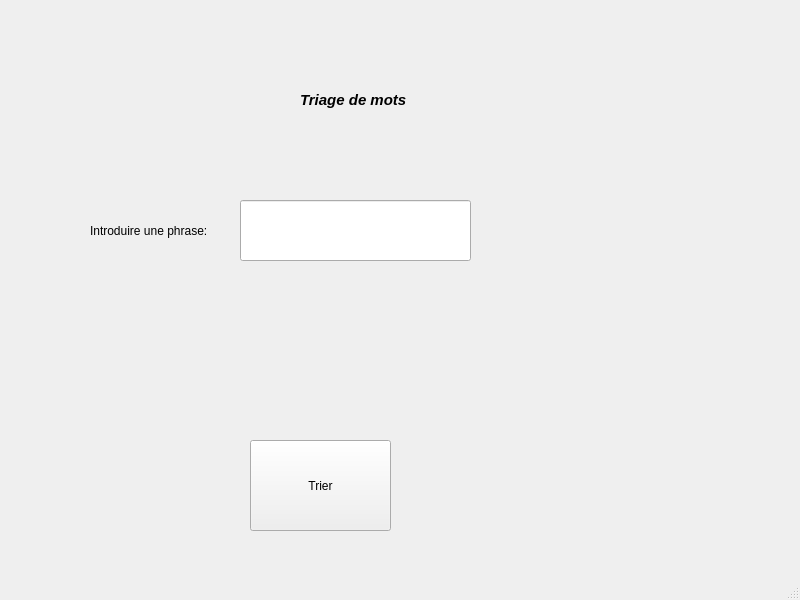
<?xml version="1.0" encoding="UTF-8"?>
<ui version="4.0">
 <class>MainWindow</class>
 <widget class="QMainWindow" name="MainWindow">
  <property name="geometry">
   <rect>
    <x>0</x>
    <y>0</y>
    <width>800</width>
    <height>600</height>
   </rect>
  </property>
  <property name="windowTitle">
   <string>MainWindow</string>
  </property>
  <widget class="QWidget" name="centralwidget">
   <widget class="QLabel" name="label">
    <property name="geometry">
     <rect>
      <x>300</x>
      <y>50</y>
      <width>351</width>
      <height>101</height>
     </rect>
    </property>
    <property name="text">
     <string>&lt;html&gt;&lt;head/&gt;&lt;body&gt;&lt;p&gt;&lt;span style=&quot; font-size:11pt; font-weight:600; font-style:italic;&quot;&gt;Triage de mots&lt;/span&gt;&lt;/p&gt;&lt;/body&gt;&lt;/html&gt;</string>
    </property>
   </widget>
   <widget class="QLabel" name="label_2">
    <property name="geometry">
     <rect>
      <x>90</x>
      <y>210</y>
      <width>221</width>
      <height>41</height>
     </rect>
    </property>
    <property name="text">
     <string>Introduire une phrase:</string>
    </property>
   </widget>
   <widget class="QPushButton" name="trier">
    <property name="geometry">
     <rect>
      <x>250</x>
      <y>440</y>
      <width>141</width>
      <height>91</height>
     </rect>
    </property>
    <property name="text">
     <string>Trier</string>
    </property>
   </widget>
   <widget class="QLabel" name="res">
    <property name="geometry">
     <rect>
      <x>340</x>
      <y>360</y>
      <width>361</width>
      <height>71</height>
     </rect>
    </property>
    <property name="text">
     <string/>
    </property>
   </widget>
   <widget class="QLineEdit" name="vn">
    <property name="geometry">
     <rect>
      <x>240</x>
      <y>200</y>
      <width>231</width>
      <height>61</height>
     </rect>
    </property>
   </widget>
  </widget>
  <widget class="QMenuBar" name="menubar">
   <property name="geometry">
    <rect>
     <x>0</x>
     <y>0</y>
     <width>800</width>
     <height>26</height>
    </rect>
   </property>
  </widget>
  <widget class="QStatusBar" name="statusbar"/>
 </widget>
 <resources/>
 <connections/>
</ui>
